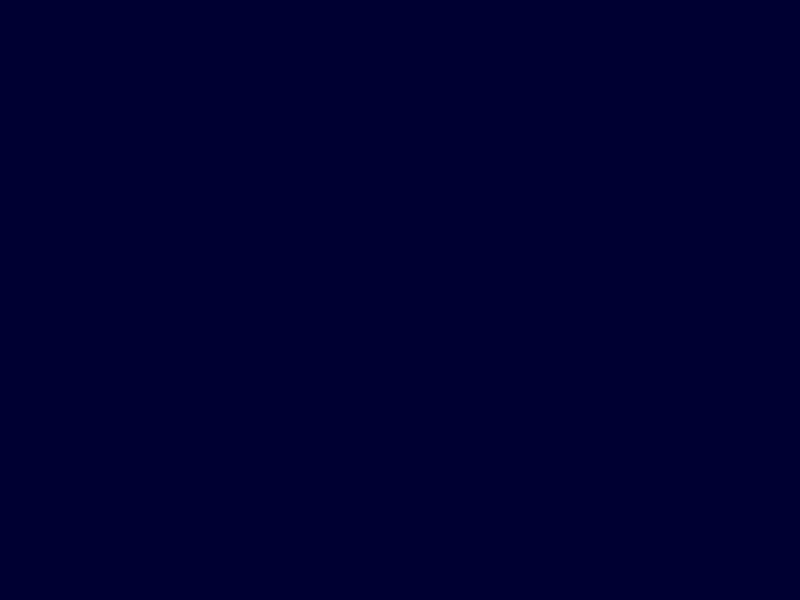
Frame 1 (no input)
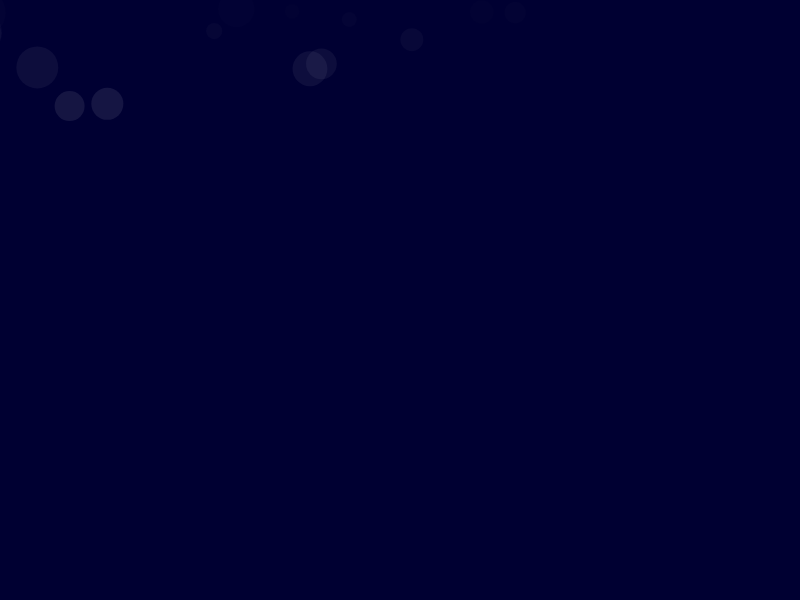
Frame 60 (no input)
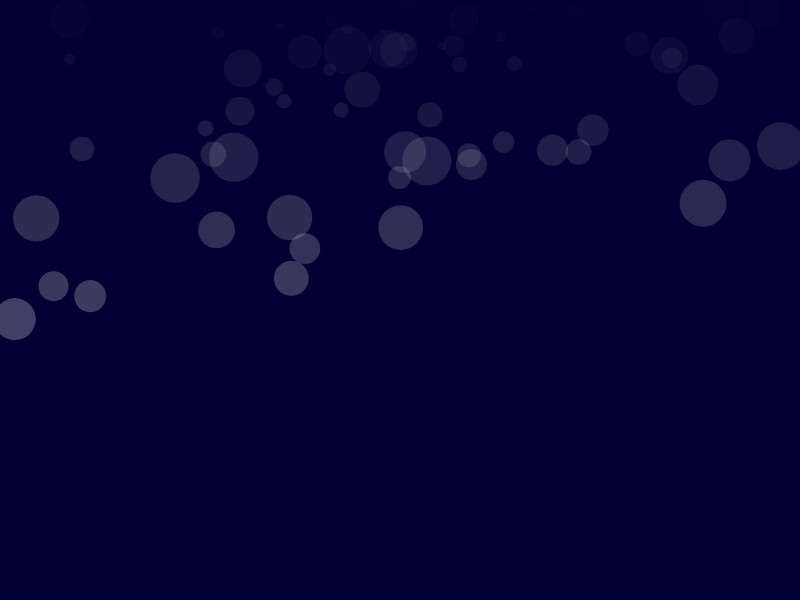
Frame 120 (the mouse pressed at the canvas centre since frame 60)

The p5.js sketch that drew these frames (run headless with seeded random() and noise() and a simulated clock; from frame 60 on, the mouse is pressed at the canvas centre):

// p5.js sketch
// ── sketch.js
let balls = []

function setup() {
  var width = displayWidth;
  var height = displayHeight;
  createCanvas(width, height);
  cursor(HAND);
}

class Ball {
  constructor(mass, x, y) {
    this.mass = (Math.random() * 50);
    this.x = Math.random() * width;
    this.y = -50;
    var mousedir = mouseX - width / 2;

  }
}

function tick(ball) {
  ball.y += (ball.mass* 0.1);
  ball.x -= (wind * ball.mass * 0.001);
  strokeWeight(0);
  fill(256, ball.y / 5);

  if (ball.y <= height * 1.5){
    ellipse(ball.x, ball.y, ball.mass, ball.mass)
  }
  else {
    delete balls[balls.indexOf(ball)];
  }
  
}

function keyPressed() {
  balls = []
}

function draw() {
  background(0, 0, 50);

  var mousedir = mouseX - width / 2;  
  wind = ((Math.random() * 20) - mousedir);

  ball = new Ball();
  balls.push(ball);
  balls.forEach(tick);

}
